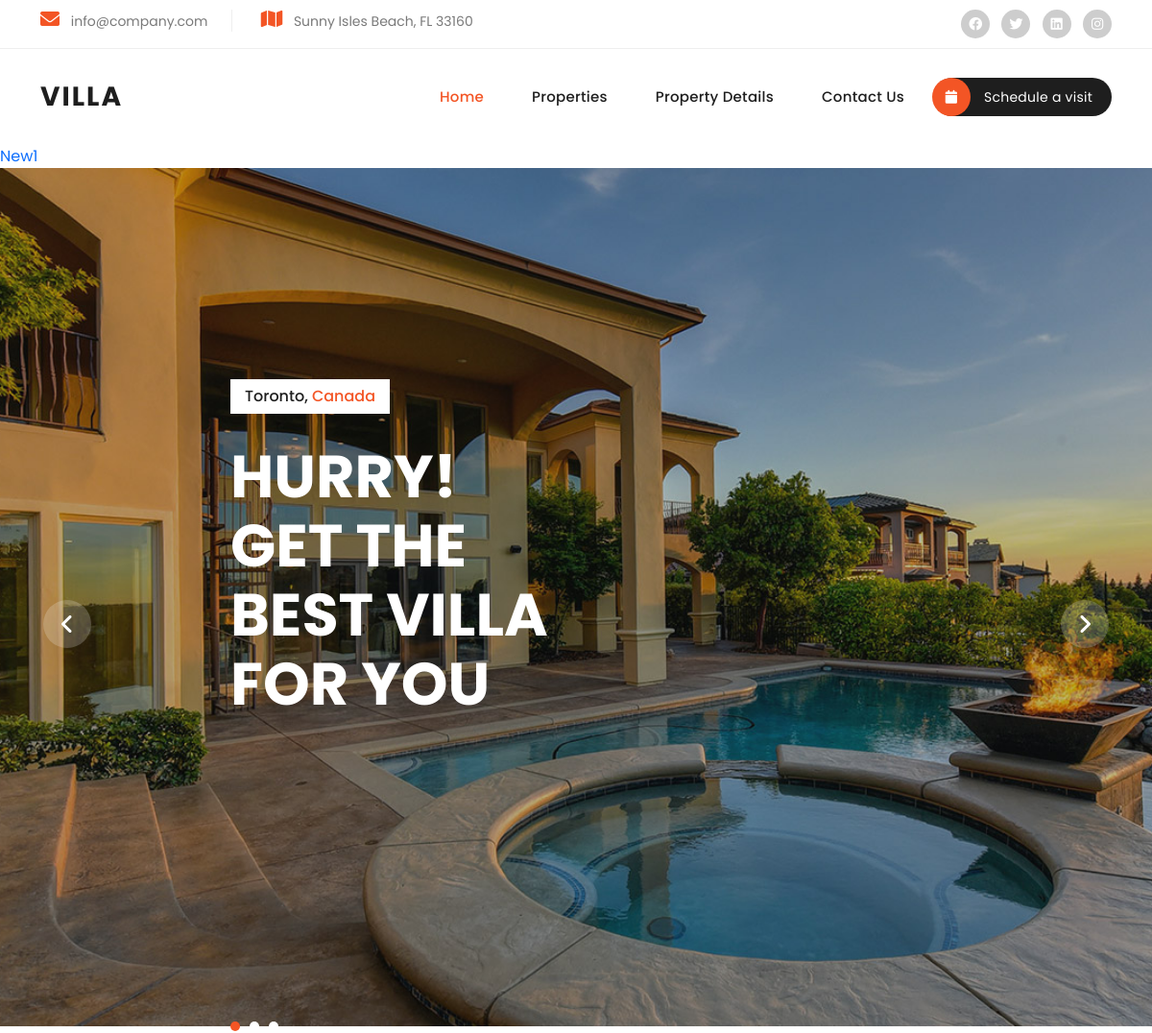
/ (upper part), run on an earlier commit of the app's database.
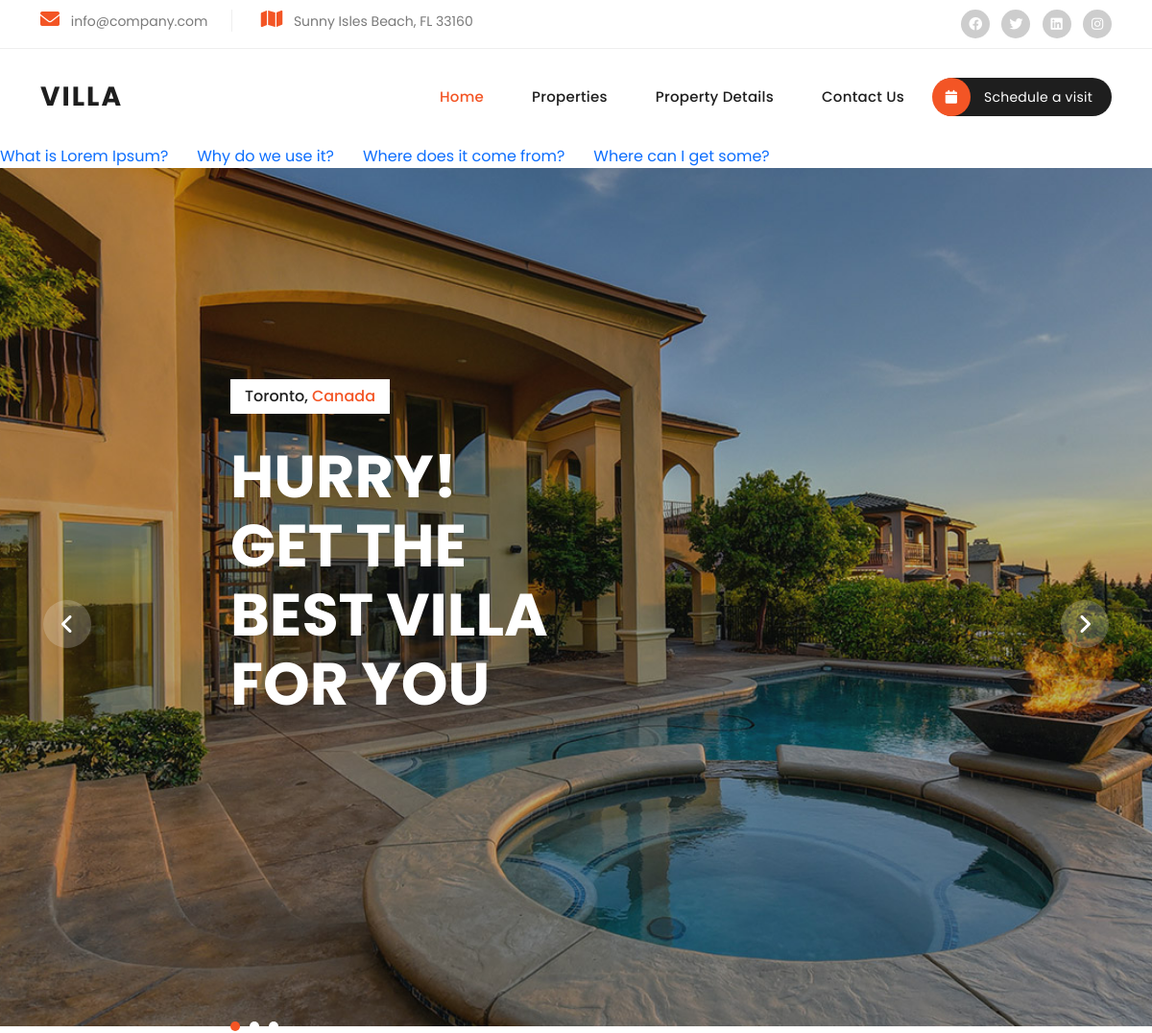
And on a later commit of the database.
### news/models.py (models this page shows)
class News(models.Model):
    title = models.CharField(max_length=100)
    news_des = HTMLField(null=True)
    news_image = models.FileField(upload_to='news/',max_length=250,null=True,default=None)
    news_slug = AutoSlugField(populate_from='title',unique=True,null=True,default=None)

### home/views.py (the view)
# urls.py: 2. Add a URL to urlpatterns:  path('', views.home, name='home')
def home(request):
    news_data = News.objects.all()
    data = {'news_data':news_data}
    return render(request,'index.html',data)

### templates/index.html (shortened to what this page needs)
{% extends "base.html" %}
{% block content %}
<marquee behavior="" direction="" onmouseover="stop()" onmouseleave="start()">
  {% for news in news_data %}
  <a href="/newsdetails/{{news.news_slug}}">  {{news.title}} </a> &nbsp; &nbsp; &nbsp;
  {% endfor %}
</marquee>
  <div class="main-banner">
    <div class="owl-carousel owl-banner">
      <div class="item item-1">
        <div class="header-text">
          <span class="category">Toronto, <em>Canada</em></span>
          <h2>Hurry!<br>Get the Best Villa for you</h2>
        </div>
      </div>
    </div>
  </div>
  {% endblock  %}

### templates/base.html
{% include "header.html" %}
{% block content %}
{% endblock  %}
{% include "footer.html" %}

### templates/header.html (shortened to what this page needs)
{% load static %}
<!DOCTYPE html>
<html lang="en">
  <head>
    <link href="/static/bootstrap/css/bootstrap.min.css" rel="stylesheet">
    <link rel="stylesheet" href="/static/css/fontawesome.css">
    <link rel="stylesheet" href="/static/css/templatemo-villa-agency.css">
    <link rel="stylesheet" href="/static/css/owl.css">
    <link rel="stylesheet" href="/static/css/animate.css">
    <link rel="stylesheet"href="https://unpkg.com/swiper@7/swiper-bundle.min.css"/>
  </head>
  <body>
    <div class="sub-header">
      <div class="container">
        <div class="row">
          <div class="col-lg-8 col-md-8">
            <ul class="info">
              <li><i class="fa fa-envelope"></i> info@company.com</li>
              <li><i class="fa fa-map"></i> Sunny Isles Beach, FL 33160</li>
            </ul>
          </div>
          <div class="col-lg-4 col-md-4">
            <ul class="social-links">
              <li><a href="#"><i class="fab fa-facebook"></i></a></li>
              <li><a href="https://x.com/minthu" target="_blank"><i class="fab fa-twitter"></i></a></li>
              <li><a href="#"><i class="fab fa-linkedin"></i></a></li>
              <li><a href="#"><i class="fab fa-instagram"></i></a></li>
            </ul>
          </div>
        </div>
      </div>
    </div>
    <header class="header-area header-sticky">
      <div class="container">
          <div class="row">
              <div class="col-12">
                  <nav class="main-nav">
                      <a href="index.html" class="logo">
                          <h1>Villa</h1>
                      </a>
                      <ul class="nav">
                        <li><a href="{% url 'home' %}" class="{% if request.path == '/' %} active {% endif %}">Home</a></li>
                        <li><a href="{% url 'properties' %}" class="{% if request.path == '/properties/' %} active {% endif %}">Properties</a></li>
                        {% url 'propertyDetails' as url %}
                        <li><a href="{{url}}" class="{% if request.path == url %} active {% endif %}">Property Details</a></li>
                        {% url 'contact' as url %}
                        <li><a href="{{url}}" class="{% if request.path == url %} active {% endif %}">Contact Us</a></li>
                        <li><a href="#"><i class="fa fa-calendar"></i> Schedule a visit</a></li>
                    </ul>
                  </nav>
              </div>
          </div>
      </div>
    </header>

### templates/footer.html (shortened to what this page needs)
  </body>
</html>

### static/css/templatemo-villa-agency.css (style rules this page uses)
html, body, div, span, applet, object, iframe, h1, h2, h3, h4, h5, h6, p, blockquote, div pre, a, abbr, acronym, address, big, cite, code, del, dfn, em, font, img, ins, kbd, q, s, samp, small, strike, strong, sub, sup, tt, var, b, u, i, center, dl, dt, dd, ol, ul, li, figure, header, nav, section, article, aside, footer, figcaption { margin: 0; padding: 0; border: 0; outline: 0; }
ul, li { padding: 0; margin: 0; list-style: none; }
header, nav, section, article, aside, footer, hgroup { display: block; }
* { box-sizing: border-box; }
html, body { font-family: 'Poppins', sans-serif; -ms-text-size-adjust: 100%; -webkit-font-smoothing: antialiased; -moz-osx-font-smoothing: grayscale; }
a { text-decoration: none !important; }
h1, h2, h3, h4, h5, h6 { color: #1e1e1e; margin-top: 0px; margin-bottom: 0px; font-weight: 700; }
ul { margin-bottom: 0px; }
html, body { font-family: 'Poppins', sans-serif; }
.sub-header { background-color: #fff; padding: 10px 0px; border-bottom: 1px solid #eee; }
.sub-header ul li { display: inline-block; }
.sub-header ul.social-links { text-align: right; }
.sub-header ul.social-links li { margin-left: 8px; }
.sub-header ul.social-links li a { display: inline-block; width: 30px; height: 30px; background-color: #cdcdcd; border-radius: 50%; text-align: center; line-height: 30px; color: #fff; font-size: 14px; transition: all .3s; }
.sub-header ul.info li { font-size: 14px; color: #7a7a7a; border-right: 1px solid #eee; margin-right: 25px; padding-right: 25px; }
.sub-header ul.info li:last-child { margin-right: 0px; padding-right: 0px; border-right: none; }
.sub-header ul.info li i { font-size: 20px; color: #f35525; margin-right: 8px; }
.header-area { position: relative; background-color: #fff; height: 100px; z-index: 100; -webkit-transition: all .5s ease 0s; -moz-transition: all .5s ease 0s; -o-transition: all .5s ease 0s; transition: all .5s ease 0s; }
.header-area .main-nav { background: transparent; display: flex; }
.header-area .main-nav .logo { -webkit-transition: all 0.3s ease 0s; -moz-transition: all 0.3s ease 0s; -o-transition: all 0.3s ease 0s; transition: all 0.3s ease 0s; display: inline-block; }
.header-area .main-nav .logo h1 { line-height: 100px; font-size: 28px; text-transform: uppercase; color: #1e1e1e; font-weight: 700; letter-spacing: 2px; }
.header-area .main-nav ul.nav { flex-basis: 100%; margin-top: 30px; justify-content: right; -webkit-transition: all 0.3s ease 0s; -moz-transition: all 0.3s ease 0s; -o-transition: all 0.3s ease 0s; transition: all 0.3s ease 0s; position: relative; z-index: 999; }
.header-area .main-nav .nav li:last-child { padding-right: 0px; }
.header-area .main-nav .nav li { padding-left: 10px; padding-right: 10px; height: 100px; line-height: 100px; }
.header-area .main-nav .nav li a { display: block; padding-left: 20px; padding-right: 20px; font-weight: 500; font-size: 15px; height: 40px; line-height: 40px; text-transform: capitalize; color: #1e1e1e; -webkit-transition: all 0.4s ease 0s; -moz-transition: all 0.4s ease 0s; -o-transition: all 0.4s ease 0s; transition: all 0.4s ease 0s; border: transparent; letter-spacing: .25px; }
.header-area .main-nav .nav li:last-child a { background-color: #1e1e1e; color: #fff; font-size: 14px; font-weight: 400; text-transform: none; border-radius: 20px; padding-left: 0px; }
.header-area .main-nav .nav li:last-child a i { background-color: #f35525; display: inline-block; width: 40px; height: 40px; text-align: center; line-height: 40px; margin-right: 10px; border-radius: 50%; margin-left: -1px; }
.header-area .main-nav .nav li a.active { color: #f35525; }
@media (max-width: 1200px) { .header-area .main-nav .nav li { padding-left: 5px; padding-right: 5px; } }
.main-banner .item { background-position: center center; background-repeat: no-repeat; background-size: cover; padding: 220px 20% 320px 20%; margin-top: 0px; }
.main-banner .item-1 { background-image: url(../images/banner-01.jpg); }
.main-banner .item span.category { background-color: #fff; color: #1e1e1e; font-size: 16px; font-weight: 500; text-transform: capitalize; padding: 6px 15px; display: inline-block; margin-bottom: 30px; }
.main-banner .item span.category em { font-style: normal; color: #f35525; }
.main-banner .item h2 { font-size: 62px; font-weight: 700; text-transform: uppercase; color: #fff; line-height: 72px; width: 50%; margin-bottom: 0px; }
body { overflow-x: hidden; }

What changed in the data, as far as the page shows it:
removed News: title "New1"
added News: title "What is Lorem Ipsum?"
added News: title "Why do we use it?"
added News: title "Where does it come from?"
added News: title "Where can I get some?"
